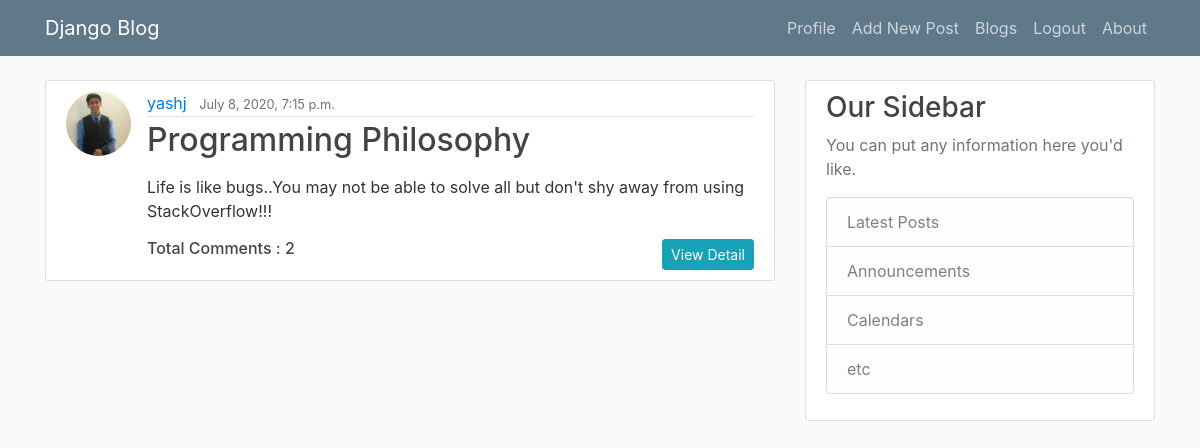
/blogs/ (signed in), run on the app's committed database.
### blog/models.py (models this page shows, shortened)
class Post(models.Model):
    title = models.CharField(max_length=100)
    content = models.TextField()
    date_posted = models.DateTimeField(default=timezone.now)
    author = models.ForeignKey(User, on_delete=models.CASCADE)

### users/models.py (models this page shows, shortened)
class Profile(models.Model):
    user = models.OneToOneField(User, on_delete=models.CASCADE)
    image = models.ImageField(default='default.jpg', upload_to='profile_pics')
    city = models.CharField(max_length=100)
    occupation = models.CharField(max_length=200)
    college = models.CharField(max_length=200)
    contact = models.CharField(max_length=30)
    description = models.TextField()
    interests = models.TextField()

### blog/views.py (the view)
# urls.py: path('blogs/', PostListView.as_view(), name='blog-blogs'),
class PostListView(LoginRequiredMixin, ListView):
    model = Post
    template_name = 'blog/blog_list.html'
    context_object_name = 'posts'
    ordering = ['-date_posted']
    paginate_by = 5

### blog/templates/blog/blog_list.html (shortened to what this page needs)
{% extends "blog/layout.html" %}
{% block content %}
<div class="row">
  <div class="col-md-8">
    {% for post in posts %}
      <article class="media content-section">
        <img src="{{ post.author.profile.image.url }}" class="rounded-circle article-img">
        <div class="media-body">
          <div class="article-metadata">
            <a class="mr-2" href="{% url 'user-posts' post.author.username %}">{{ post.author }}</a>
            <small class="text-muted">{{ post.date_posted}}</small>
          </div>
          <h2><a class="article-title" href="{% url 'post-detail' post.id %}">{{ post.title }}</a></h2>
          <p class="article-content">{{ post.content | safe }}</p>
          <h6 class="article-content float-left">Total Comments : {{ post.comments.count }}</h6>
          <a class="btn btn-info btn-sm float-right" href="{% url 'post-detail' post.id %}">View Detail</a>
        </div>
      </article>
    {% endfor %}
  </div>
  <div class="col-md-4">
    <div class="content-section">
      <h3>Our Sidebar</h3>
      <p class='text-muted'>You can put any information here you'd like.
        <ul class="list-group">
          <li class="list-group-item list-group-item-light">Latest Posts</li>
          <li class="list-group-item list-group-item-light">Announcements</li>
          <li class="list-group-item list-group-item-light">Calendars</li>
          <li class="list-group-item list-group-item-light">etc</li>
        </ul>
      </p>
      </div>
  </div>
</div>
{% endblock content %}

### blog/static/blog/main.css (style rules this page uses)
body { background: #fafafa; color: #333333; margin-top: 5rem; }
h1, h2, h3, h4, h5, h6 { color: #444444; }
ul { margin: 0; }
.content-section { background: #ffffff; padding: 10px 20px; border: 1px solid #dddddd; border-radius: 3px; margin-bottom: 20px; }
.article-title { color: #444444; }
.article-content { white-space: pre-line; }
.article-img { height: 65px; width: 65px; margin-right: 16px; }
.article-metadata { padding-bottom: 1px; margin-bottom: 4px; border-bottom: 1px solid #e3e3e3 }

### data on the page
Post: author.profile.image (picture), author "yashj", date_posted "July 8, 2020, 7:15 p.m.", title "Programming Philosophy", content "Life is like bugs..You may not be able to solve all but don't shy away from using StackOverflow!!!", comments.count "2"
